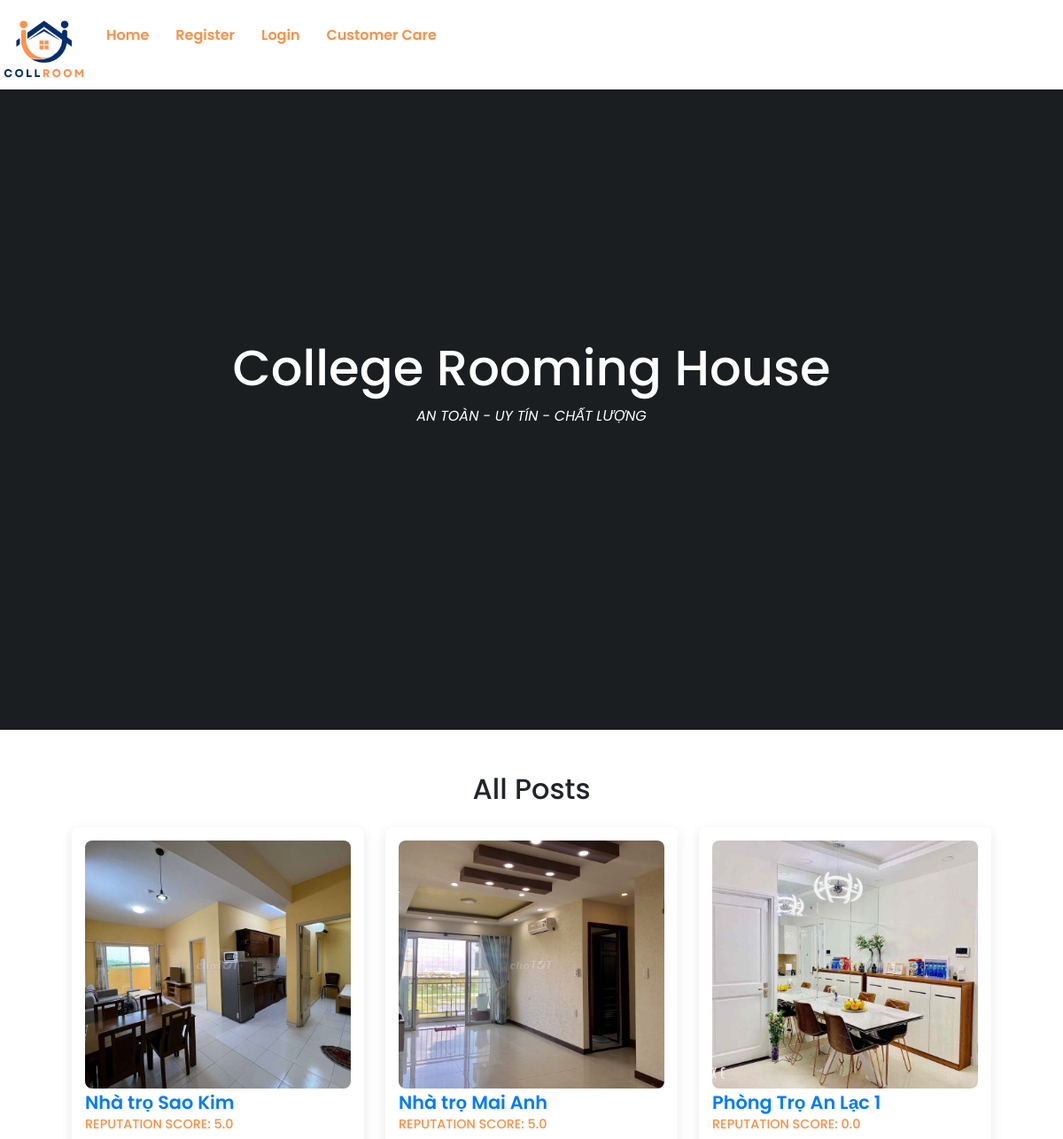
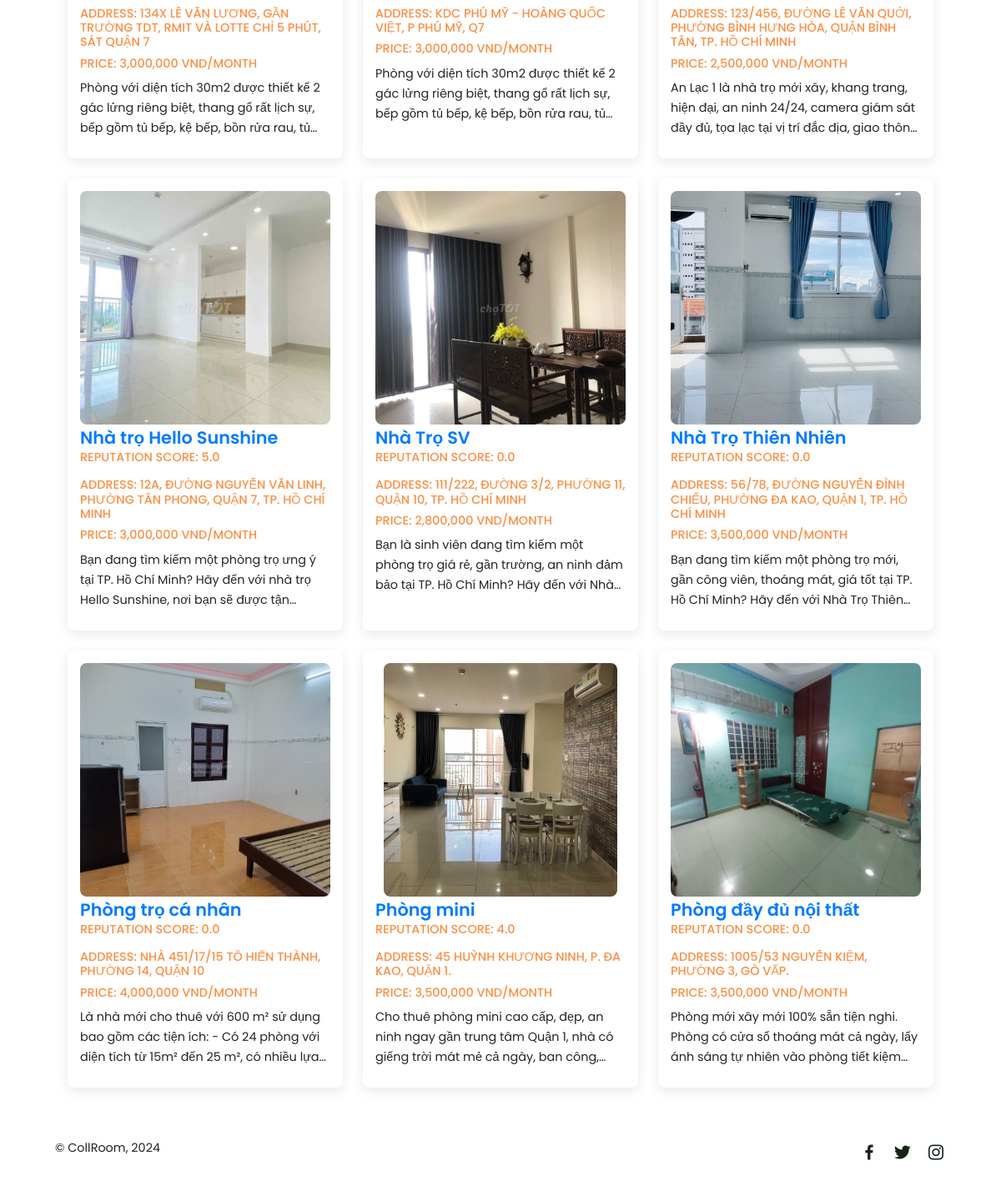
The page / on the database its author committed (2 pictures, top to bottom).
### rental/models.py (models this page shows, shortened)
class House(models.Model):
    name = models.CharField(max_length=100)
    address = models.CharField(max_length=255)
    description = models.TextField()
    reputation_score = models.FloatField(default=0.0)
    price = models.DecimalField(max_digits=10, decimal_places=0, default=3000000)

class HouseImage(models.Model):
    house = models.ForeignKey(House, related_name='image', on_delete=models.CASCADE)
    image = models.ImageField(upload_to='house_images/')

### rental/views.py (the view)
# urls.py: 2. Add a URL to urlpatterns:  path('', views.home, name='home')
def home(request):
    rental_posts = RentalPost.objects.filter(is_verified=True)
    houses = []
    for rental_post in rental_posts:
        houses.append((rental_post.house, HouseImage.objects.filter(house=rental_post.house).first()))
    return render(request, 'home.html', {'houses': houses})

### rental/templates/home.html
{% extends 'base.html' %}
{% load humanize %}
{% block content %}
<section class="home" id="home">
    <div class="home-text container">
        <h2 class="home-title slide-in-bottom">College Rooming House</h2>
        <span class="home-subtitle fade-in">AN TOÀN - UY TÍN - CHẤT LƯỢNG
        </span>
    </div>
</section>
<section>
    <h2 class="text-center container">All Posts</h2><br>
    <div class="container">
        <div class="post post-list">
            {% for house, image in houses %}
            <div class="post-box {{ post.status }}">
                <div class="post-img-list">
                    <img src="{{ image.image.url }}" alt="House image" class="post-img">
                </div>
                <span class="post-title"><a href="{% url 'house_detail' house.pk %}">{{ house.name }}</a></span>
                <h2 class="category">Reputation Score: {{ house.reputation_score }}</p>
                <h2 class="category">Address: {{ house.address }}</h2>
                <h2 class="category">Price: {{ house.price|intcomma }} VND/Month</h2>
                <p class="post-description">{{ house.description }}</p>
            </div>
            {% endfor %}
        </div>
    </div>
</section>
{% endblock %}

### rental/templates/base.html (shortened to what this page needs)
{% load static %}
<!DOCTYPE html>
<html lang="en">
<head>
    <link href="https://maxcdn.bootstrapcdn.com/bootstrap/4.5.2/css/bootstrap.min.css" rel="stylesheet">
    <link href='https://unpkg.com/boxicons@2.1.4/css/boxicons.min.css' rel='stylesheet'>
    <link rel="stylesheet" href="{% static 'css/styles.css' %}">
</head>
<body>
    <header class="text-center shadow">
        <div class="nav container">
            <div class="links-container">
                    <a class="logo"><img src="/media/logo.jpg"></a>
                    <li class="nav-item"><a class="nav-link link" href="{% url 'home' %}">Home</a></li>
                    {% if user.is_authenticated %}
                        <li class="nav-item"><a class="nav-link link" href="{% url 'create_rental_post' %}">Post a Rental</a></li>
                        <li class="nav-item"><a class="nav-link link" href="{% url 'manage_user_posts' %}">My Posts</a></li>
                        <li class="nav-item"><a class="nav-link link" href="{% url 'manage_user_reviews' %}">My Reviews</a></li>
                        <li class="nav-item"><a class="nav-link link" href="{% url 'manage_user_reservations' %}">My Reservations</a></li>
                        <li class="nav-item"><a class="nav-link link" href="{% url 'manage_user_rental_reservations' %}">Reservations for My Posts</a></li>
                        {% if user.is_staff %}
                            <li class="nav-item"><a class="nav-link link" href="{% url 'manage_posts' %}">Manage Posts</a></li>
                            <li class="nav-item"><a class="nav-link link" href="{% url 'manage_reviews' %}">Manage Reviews</a></li>
                            <li class="nav-item"><a class="nav-link link" href="{% url 'manage_reservations' %}">Manage Reservations</a></li>
                        {% endif %}
                        <li class="nav-item"><a class="nav-link link" href="{% url 'logout' %}">Logout</a></li>
                    {% else %}
                        <li class="nav-item"><a class="nav-link link" href="{% url 'register' %}">Register</a></li>
                        <li class="nav-item"><a class="nav-link link" href="{% url 'login' %}">Login</a></li>
                    {% endif %}
                    <li class="nav-item"><a class="nav-link link" href="{% url 'customer_care' %}">Customer Care</a></li>
            </div>
        </div>
    </header>
    <main class="mt-4">
        {% block content %}
        {% endblock %}
    </main>
    <div class="footer container">
        <p>&#169 CollRoom, 2024</p>
        <div class="social">
            <a href="#"><i class='bx bxl-facebook'></i></a>
            <a href="#"><i class='bx bxl-twitter'></i></a>
            <a href="#"><i class='bx bxl-instagram'></i></a>
        </div>
    </div>
</body>
</html>

### rental/static/css/styles.css (style rules this page uses)
* { font-family: 'Poppins', sans-serif; margin: 0; padding: 0; scroll-behavior: smooth; scroll-padding-top: 2rem; box-sizing: border-box; }
:root { --container-color: #1a1e21; --second-color: #fd8f44; --text-color: #172317; --bg-color: #fff; }
a { text-decoration: none; }
li { list-style: none; }
img { width: 100%; }
section { padding: 3rem 0 2rem ; }
.container { max-width: 1068px; margin: auto; width: 100%; }
header { position: fixed; top: 0; left: 0; width: 100%; z-index: 200; background: var(--bg-color); min-height: 50px; }
header.shadow { background: var(--bg-color); box-shadow: 0 1px 4px hsl(0 4% 14% / 10%) !important; transition: 0.4s; }
header.shadow .logo { color: var(--text-color); }
.nav { display: flex; align-items: center; justify-content: space-between; padding: 18px 0px 8px 0px; max-width: 1268px; }
.links-container { display: flex; }
.link { font-weight: 600; padding: 10px; margin-left: 10px !important; text-transform: capitalize; color: var(--second-color) }
.logo { font-size: 2rem; font-weight: 600; color: var(--bg-color); }
.logo img { box-sizing: content-box; width: 100px; height: 75px; }
.home { width: 100%; min-height: 100vh; background: var(--container-color); display: grid; justify-content: center; align-items: center; }
.home-text { color: var(--bg-color); text-align: center; }
.home-title { font-size: 3.5rem; }
.home-subtitle { font-size: 1rem; font-weight: 400; font-style: italic; }
.post { display: grid; grid-template-columns: repeat(auto-fit, minmax(280px, auto)); justify-content: center; gap: 1.5rem; }
.post-box { background: var(--bg-color); box-shadow: 0 4px 14px hsl(355deg 25% 15% / 10%); padding: 15px; border-radius: 0.5rem; }
.post-img-list { display: grid; grid-template-columns: repeat(auto-fit, minmax(280px, auto)); justify-content: center; gap: 1.5rem; }
.post-img { width: 100%; height: 280px; object-fit: cover; object-position: center; border-radius: 0.5rem; }
.category { font-size: 0.9rem; font-weight: 500; text-transform: uppercase; color: var(--second-color); }
.post-title { font-size: 1.3rem; font-weight: 600; color: var(--text-color); display: -webkit-box; -webkit-line-clamp: 2; -webkit-box-orient: vertical; overflow: hidden; }
.post-description { font-size: 0.9rem; line-height: 1.5rem; margin: 5px 0 10px; display: -webkit-box; -webkit-line-clamp: 3; -webkit-box-orient: vertical; overflow: hidden; }
.footer { display: flex; justify-content: space-between; align-items: center; padding: 30px 0; min-height: 50px; }
.footer p { font-size: 0.9rem; }
.social { display: flex; align-items: center; column-gap: 1rem; }
.social .bx { font-size: 1.5rem; color: var(--text-color); }
.slide-in-bottom { animation: slide-in-bottom 0.5s cubic-bezier(0.250, 0.460, 0.450, 0.940) both; }
.fade-in { animation: fade-in 1s ease-in both; }

### rental/templates/base.html (style rules this page uses)
body { min-height: 100vh; margin: 0; display: flex; flex-direction: column; }
main { flex: 1; }

### rows shown on the page
House: image (picture), name "Nhà trọ Sao Kim", reputation_score "5.0", address "134X LÊ VĂN LƯƠNG, GẦN TRƯỜNG TDT, RMIT VÀ LOTTE CHỈ 5 PHÚT, SÁT QUẬN 7", price "3,000,000", description "Phòng với diện tích 30m2 được thiết kế 2 gác lửng riêng biệt, thang gổ rất lịch sự, bếp gồm tủ bếp, kệ bếp, bồn rửa rau,…"
House: image (picture), name "Nhà trọ Mai Anh", reputation_score "5.0", address "KDC PHÚ MỸ - HOÀNG QUỐC VIỆT, P PHÚ MỸ, Q7", price "3,000,000", description "Phòng với diện tích 30m2 được thiết kế 2 gác lửng riêng biệt, thang gổ rất lịch sự, bếp gồm tủ bếp, kệ bếp, bồn rửa rau,…"
House: image (picture), name "Phòng Trọ An Lạc 1", reputation_score "0.0", address "123/456, ĐƯỜNG LÊ VĂN QUỚI, PHƯỜNG BÌNH HƯNG HÒA, QUẬN BÌNH TÂN, TP. HỒ CHÍ MINH", price "2,500,000", description "An Lạc 1 là nhà trọ mới xây, khang trang, hiện đại, an ninh 24/24, camera giám sát đầy đủ, tọa lạc tại vị trí đắc địa, giao…"
House: image (picture), name "Nhà trọ Hello Sunshine", reputation_score "5.0", address "12A, ĐƯỜNG NGUYỄN VĂN LINH, PHƯỜNG TÂN PHONG, QUẬN 7, TP. HỒ CHÍ MINH", price "3,000,000", description "Bạn đang tìm kiếm một phòng trọ ưng ý tại TP. Hồ Chí Minh? Hãy đến với nhà trọ Hello Sunshine, nơi bạn sẽ được…"
House: image (picture), name "Nhà Trọ SV", reputation_score "0.0", address "111/222, ĐƯỜNG 3/2, PHƯỜNG 11, QUẬN 10, TP. HỒ CHÍ MINH", price "2,800,000", description "Bạn là sinh viên đang tìm kiếm một phòng trọ giá rẻ, gần trường, an ninh đảm bảo tại TP. Hồ Chí Minh? Hãy đến với…"
House: image (picture), name "Nhà Trọ Thiên Nhiên", reputation_score "0.0", address "56/78, ĐƯỜNG NGUYỄN ĐÌNH CHIỂU, PHƯỜNG ĐA KAO, QUẬN 1, TP. HỒ CHÍ MINH", price "3,500,000", description "Bạn đang tìm kiếm một phòng trọ mới, gần công viên, thoáng mát, giá tốt tại TP. Hồ Chí Minh? Hãy đến với Nhà Trọ…"
House: image (picture), name "Phòng trọ cá nhân", reputation_score "0.0", address "NHÀ 451/17/15 TÔ HIẾN THÀNH, PHƯỜNG 14, QUẬN 10", price "4,000,000", description "Là nhà mới cho thuê với 600 m² sử dụng bao gồm các tiện ích: - Có 24 phòng với diện tích từ 15m² đến 25 m², có nhiều…"
House: image (picture), name "Phòng mini", reputation_score "4.0", address "45 HUỲNH KHƯƠNG NINH, P. ĐA KAO, QUẬN 1.", price "3,500,000", description "Cho thuê phòng mini cao cấp, đẹp, an ninh ngay gần trung tâm Quận 1, nhà có giếng trời mát mẻ cả ngày, ban…"
House: image (picture), name "Phòng đầy đủ nội thất", reputation_score "0.0", address "1005/53 NGUYỄN KIỆM, PHƯỜNG 3, GÒ VẤP.", price "3,500,000", description "Phòng mới xây mới 100% sẵn tiện nghi. Phòng có cửa sổ thoáng mát cả ngày, lấy ánh sáng tự nhiên vào phòng tiết…"
